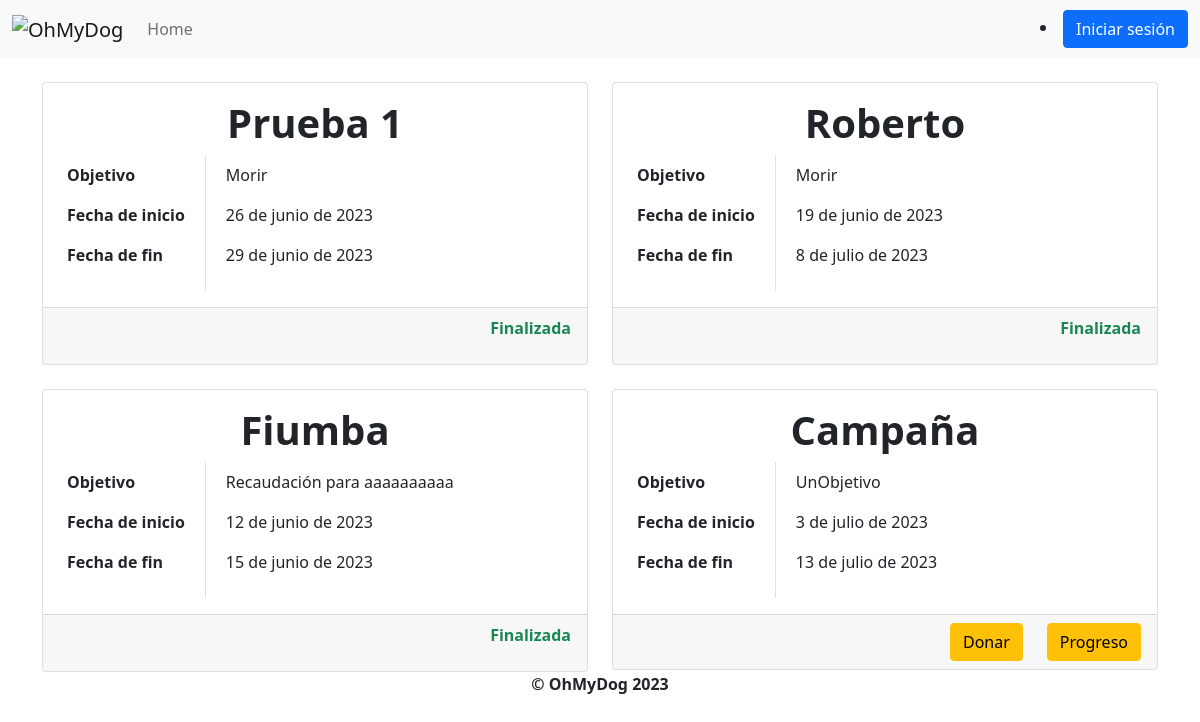
Before: /listar_campanias_de_donaciones with the older database file.
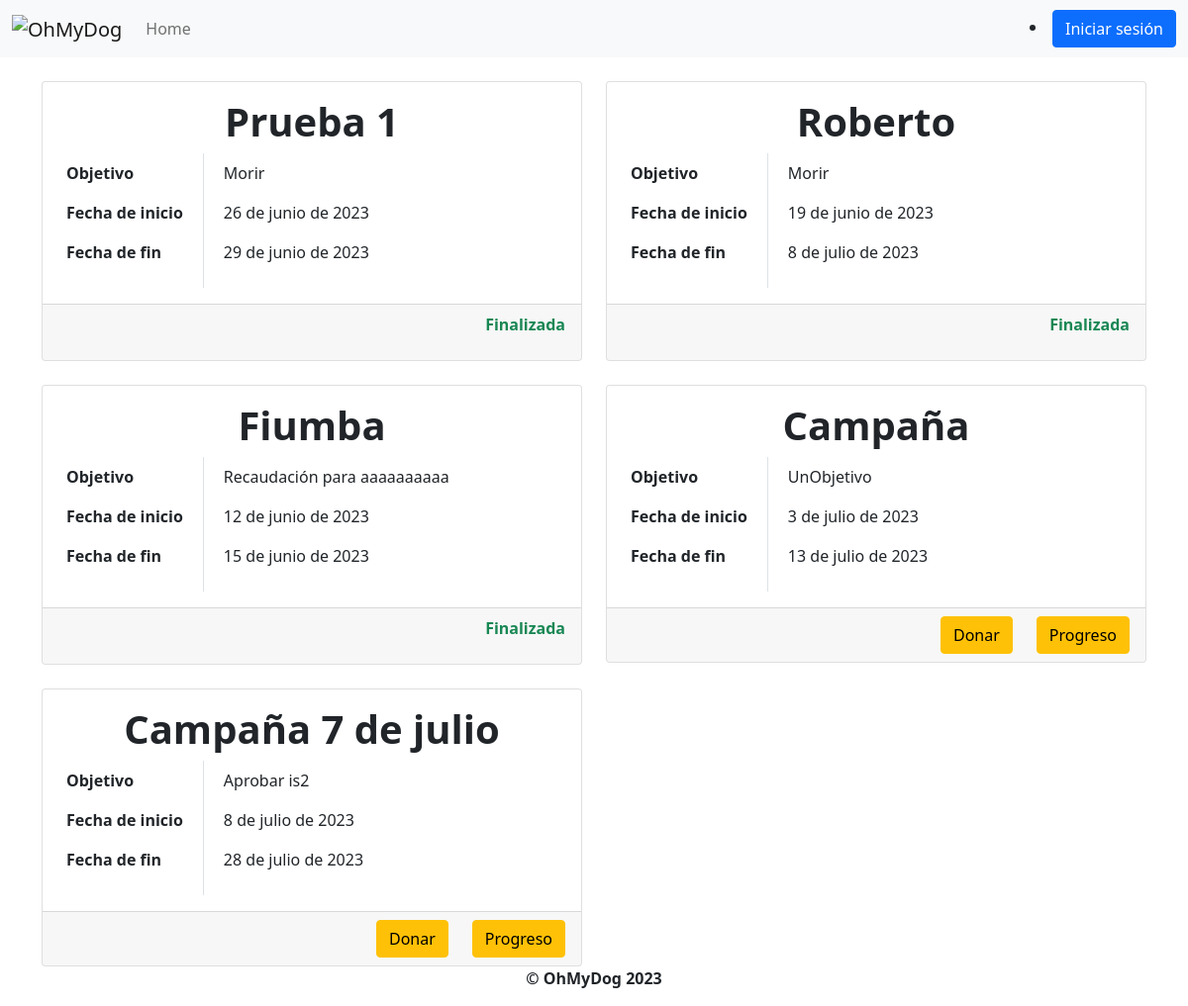
After: the same page with the newer database file.
### OhMyDog/modelos/publicaciones/donaciones.py (models this page shows, shortened)
class Donacion(models.Model):
    id = models.BigAutoField(primary_key=True)
    nombre = models.CharField(max_length=30)
    objetivo = models.TextField(null=True)
    fecha_inicio = models.DateField()
    fecha_fin = models.DateField()
    activa = models.BooleanField(default=True)
    monto_objetivo = models.DecimalField(max_digits=10, decimal_places=2)
    monto_recaudado = models.DecimalField(max_digits=10, decimal_places=2, default=0)
    cantidad_donaciones = models.IntegerField(default=0)

### OhMyDog/views/campanias_donacion.py (the view)
def listar_campanias_de_donaciones(request):
    return render(
        request, "listar_campanias_de_donaciones.html", {"campanias": listar_campanias_de_donaciones_actualizadas()}
    )

### OhMyDog/modelos/publicaciones/__init__.py (called while the page is built)
def listar_campanias_de_donaciones_actualizadas():
    campañas = Donacion.objects.all()
    mañana = date.today() + timedelta(days=1)
    for campaña in campañas:
        campaña.progreso = (campaña.monto_recaudado / campaña.monto_objetivo) * 100
        if campaña.fecha_fin <= mañana:
            campaña.activa = False
    return campañas

### OhMyDog/templates/listar_campanias_de_donaciones.html (shortened to what the changed rows need)
{% extends 'layout.html' %}
{% block content %}
<div class="container bootstrap snippets bootdey">
    {% if campanias%}
        {% for campania in campanias%}
            {% if forloop.counter0|divisibleby:2 %}
            <div class="row">
            {% endif %}
            <div class="col-sm-6" id="adopcionesContainer">
                <div class="card mt-4">
                    <div class="card-body">
                        <h1 class="card-title text-center">{{ campania.nombre }}</h1>
                        <div class="row">
                            <div class="col-auto vertical-line">
                                <table class="table table-borderless">
                                    <tbody>
                                        <tr>
                                            <th>Objetivo</th>
                                        </tr>
                                        <tr>
                                            <th>Fecha de inicio</th>
                                        </tr>
                                        <tr>
                                            <th>Fecha de fin</th>
                                        </tr>
                                    </tbody>
                                </table>
                            </div>
                            <div class="col">
                                <table class="table table-borderless">
                                    <tbody>
                                        <tr>
                                            <td>{{ campania.objetivo }}</td>
                                        </tr>
                                        <tr>
                                            <td class="etapa-vida">{{ campania.fecha_inicio }}</td>
                                        </tr>
                                        <tr>
                                            <td class="tamanio">{{ campania.fecha_fin }}</td>
                                        </tr>
                                    </tbody>
                                </table>
                            </div>
                        </div>
                    </div>
                    <div class="card-footer d-flex justify-content-end">
                    <div class="row">
                        {% if campania.activa %}
                        {% if campania.fecha_fin %}
                        <div class="col text-end">
                            <form action="{% url 'realizar_donacion' %}" method="POST">
                                <button  type="submit" class="btn btn-warning">Donar</button>
                            </form>
                        </div>
                        <div class="col text-end">
                            <button type="button" class="btn btn-warning d-inline-block" id="ver_progreso"
                                data-bs-toggle="modal"data-bs-target="#detalleModal"
                                data-nombre="{{ campania.nombre }}"
                                data-recaudado="{{ campania.monto_recaudado }}"
                                data-objetivo="{{ campania.monto_objetivo}}"
                                data-cantidad="{{ campania.cantidad_donaciones }}"
                                data-progreso="{{ campania.progreso }}">Progreso
                        </button>
                        </div>
                        {%else%}
                            <div class="col text-end">
                                <p class="text-success" style="font-weight:bold">Finalizada</p>
                            </div>
                        {%endif%}
                        {%else%}
                            <div class="col text-end">
                                <p class="text-success" style="font-weight:bold">Finalizada</p>
                            </div>
                        {%endif%}
                        </div>
                    </div>
                </div>
            </div>
            {% if forloop.counter|divisibleby:2 or forloop.last %}
            </div>
            {% endif %}
        {% endfor %}
    {% else %}
        <p id="mensajeNoAdopciones" style="text-align: center">No se encontraron campañas de donaciones</p>
    {% endif %}
</div>
{% endblock %}

Changed rows visible on the page:
added Donacion: nombre "Campaña 7 de julio", objetivo "Aprobar is2", fecha_inicio "8 de julio de 2023", fecha_fin "28 de julio de 2023"
